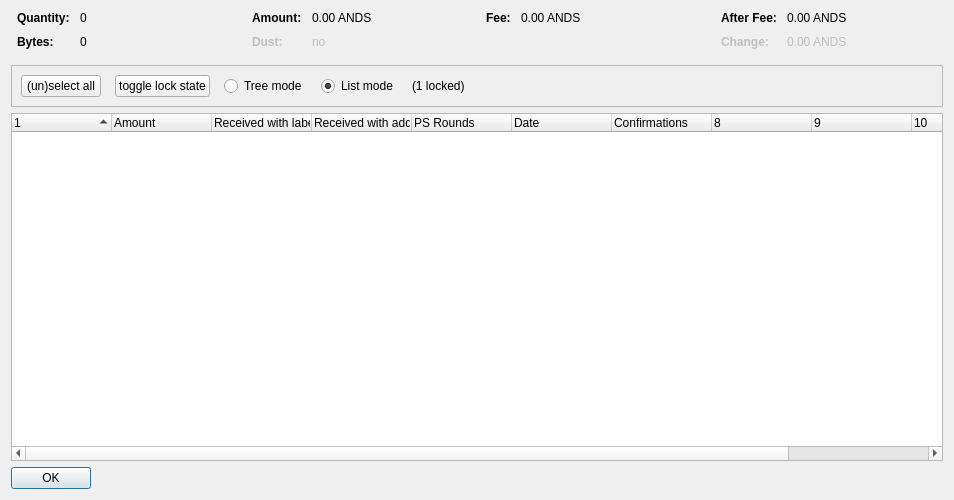
<?xml version="1.0" encoding="UTF-8"?>
<ui version="4.0">
 <class>CoinControlDialog</class>
 <widget class="QDialog" name="CoinControlDialog">
  <property name="geometry">
   <rect>
    <x>0</x>
    <y>0</y>
    <width>954</width>
    <height>500</height>
   </rect>
  </property>
  <property name="windowTitle">
   <string>Coin Selection</string>
  </property>
  <layout class="QVBoxLayout" name="verticalLayout">
   <item>
    <layout class="QHBoxLayout" name="horizontalLayoutTop" stretch="0,0,0,0">
     <property name="topMargin">
      <number>0</number>
     </property>
     <property name="bottomMargin">
      <number>10</number>
     </property>
     <item>
      <layout class="QFormLayout" name="formLayoutCoinControl1">
       <property name="horizontalSpacing">
        <number>10</number>
       </property>
       <property name="verticalSpacing">
        <number>10</number>
       </property>
       <property name="leftMargin">
        <number>6</number>
       </property>
       <property name="rightMargin">
        <number>6</number>
       </property>
       <item row="0" column="0">
        <widget class="QLabel" name="labelCoinControlQuantityText">
         <property name="font">
          <font>
           <weight>75</weight>
           <bold>true</bold>
          </font>
         </property>
         <property name="text">
          <string>Quantity:</string>
         </property>
        </widget>
       </item>
       <item row="0" column="1">
        <widget class="QLabel" name="labelCoinControlQuantity">
         <property name="cursor">
          <cursorShape>IBeamCursor</cursorShape>
         </property>
         <property name="contextMenuPolicy">
          <enum>Qt::ActionsContextMenu</enum>
         </property>
         <property name="text">
          <string notr="true">0</string>
         </property>
         <property name="textInteractionFlags">
          <set>Qt::LinksAccessibleByMouse|Qt::TextSelectableByKeyboard|Qt::TextSelectableByMouse</set>
         </property>
        </widget>
       </item>
       <item row="1" column="0">
        <widget class="QLabel" name="labelCoinControlBytesText">
         <property name="font">
          <font>
           <weight>75</weight>
           <bold>true</bold>
          </font>
         </property>
         <property name="text">
          <string>Bytes:</string>
         </property>
        </widget>
       </item>
       <item row="1" column="1">
        <widget class="QLabel" name="labelCoinControlBytes">
         <property name="cursor">
          <cursorShape>IBeamCursor</cursorShape>
         </property>
         <property name="contextMenuPolicy">
          <enum>Qt::ActionsContextMenu</enum>
         </property>
         <property name="text">
          <string notr="true">0</string>
         </property>
         <property name="textInteractionFlags">
          <set>Qt::LinksAccessibleByMouse|Qt::TextSelectableByKeyboard|Qt::TextSelectableByMouse</set>
         </property>
        </widget>
       </item>
      </layout>
     </item>
     <item>
      <layout class="QFormLayout" name="formLayoutCoinControl2">
       <property name="horizontalSpacing">
        <number>10</number>
       </property>
       <property name="verticalSpacing">
        <number>10</number>
       </property>
       <property name="leftMargin">
        <number>6</number>
       </property>
       <property name="rightMargin">
        <number>6</number>
       </property>
       <item row="0" column="0">
        <widget class="QLabel" name="labelCoinControlAmountText">
         <property name="font">
          <font>
           <weight>75</weight>
           <bold>true</bold>
          </font>
         </property>
         <property name="text">
          <string>Amount:</string>
         </property>
        </widget>
       </item>
       <item row="0" column="1">
        <widget class="QLabel" name="labelCoinControlAmount">
         <property name="cursor">
          <cursorShape>IBeamCursor</cursorShape>
         </property>
         <property name="contextMenuPolicy">
          <enum>Qt::ActionsContextMenu</enum>
         </property>
         <property name="text">
          <string notr="true">0.00 ANDS</string>
         </property>
         <property name="textInteractionFlags">
          <set>Qt::LinksAccessibleByMouse|Qt::TextSelectableByKeyboard|Qt::TextSelectableByMouse</set>
         </property>
        </widget>
       </item>
       <item row="1" column="0">
        <widget class="QLabel" name="labelCoinControlLowOutputText">
         <property name="enabled">
          <bool>false</bool>
         </property>
         <property name="font">
          <font>
           <weight>75</weight>
           <bold>true</bold>
          </font>
         </property>
         <property name="text">
          <string>Dust:</string>
         </property>
        </widget>
       </item>
       <item row="1" column="1">
        <widget class="QLabel" name="labelCoinControlLowOutput">
         <property name="enabled">
          <bool>false</bool>
         </property>
         <property name="cursor">
          <cursorShape>IBeamCursor</cursorShape>
         </property>
         <property name="contextMenuPolicy">
          <enum>Qt::ActionsContextMenu</enum>
         </property>
         <property name="text">
          <string notr="true">no</string>
         </property>
         <property name="textInteractionFlags">
          <set>Qt::LinksAccessibleByMouse|Qt::TextSelectableByKeyboard|Qt::TextSelectableByMouse</set>
         </property>
        </widget>
       </item>
      </layout>
     </item>
     <item>
      <layout class="QFormLayout" name="formLayoutCoinControl3">
       <property name="horizontalSpacing">
        <number>10</number>
       </property>
       <property name="verticalSpacing">
        <number>10</number>
       </property>
       <property name="leftMargin">
        <number>6</number>
       </property>
       <property name="rightMargin">
        <number>6</number>
       </property>
       <item row="0" column="0">
        <widget class="QLabel" name="labelCoinControlFeeText">
         <property name="font">
          <font>
           <weight>75</weight>
           <bold>true</bold>
          </font>
         </property>
         <property name="text">
          <string>Fee:</string>
         </property>
        </widget>
       </item>
       <item row="0" column="1">
        <widget class="QLabel" name="labelCoinControlFee">
         <property name="cursor">
          <cursorShape>IBeamCursor</cursorShape>
         </property>
         <property name="contextMenuPolicy">
          <enum>Qt::ActionsContextMenu</enum>
         </property>
         <property name="text">
          <string notr="true">0.00 ANDS</string>
         </property>
         <property name="textInteractionFlags">
          <set>Qt::LinksAccessibleByMouse|Qt::TextSelectableByKeyboard|Qt::TextSelectableByMouse</set>
         </property>
        </widget>
       </item>
      </layout>
     </item>
     <item>
      <layout class="QFormLayout" name="formLayoutCoinControl4">
       <property name="horizontalSpacing">
        <number>10</number>
       </property>
       <property name="verticalSpacing">
        <number>10</number>
       </property>
       <property name="leftMargin">
        <number>6</number>
       </property>
       <property name="rightMargin">
        <number>6</number>
       </property>
       <item row="0" column="0">
        <widget class="QLabel" name="labelCoinControlAfterFeeText">
         <property name="font">
          <font>
           <weight>75</weight>
           <bold>true</bold>
          </font>
         </property>
         <property name="text">
          <string>After Fee:</string>
         </property>
        </widget>
       </item>
       <item row="0" column="1">
        <widget class="QLabel" name="labelCoinControlAfterFee">
         <property name="cursor">
          <cursorShape>IBeamCursor</cursorShape>
         </property>
         <property name="contextMenuPolicy">
          <enum>Qt::ActionsContextMenu</enum>
         </property>
         <property name="text">
          <string notr="true">0.00 ANDS</string>
         </property>
         <property name="textInteractionFlags">
          <set>Qt::LinksAccessibleByMouse|Qt::TextSelectableByKeyboard|Qt::TextSelectableByMouse</set>
         </property>
        </widget>
       </item>
       <item row="1" column="0">
        <widget class="QLabel" name="labelCoinControlChangeText">
         <property name="enabled">
          <bool>false</bool>
         </property>
         <property name="font">
          <font>
           <weight>75</weight>
           <bold>true</bold>
          </font>
         </property>
         <property name="text">
          <string>Change:</string>
         </property>
        </widget>
       </item>
       <item row="1" column="1">
        <widget class="QLabel" name="labelCoinControlChange">
         <property name="enabled">
          <bool>false</bool>
         </property>
         <property name="cursor">
          <cursorShape>IBeamCursor</cursorShape>
         </property>
         <property name="contextMenuPolicy">
          <enum>Qt::ActionsContextMenu</enum>
         </property>
         <property name="text">
          <string notr="true">0.00 ANDS</string>
         </property>
         <property name="textInteractionFlags">
          <set>Qt::LinksAccessibleByMouse|Qt::TextSelectableByKeyboard|Qt::TextSelectableByMouse</set>
         </property>
        </widget>
       </item>
      </layout>
     </item>
    </layout>
   </item>
   <item>
    <widget class="QFrame" name="frame">
     <property name="minimumSize">
      <size>
       <width>0</width>
       <height>40</height>
      </size>
     </property>
     <property name="frameShape">
      <enum>QFrame::StyledPanel</enum>
     </property>
     <property name="frameShadow">
      <enum>QFrame::Sunken</enum>
     </property>
     <layout class="QHBoxLayout" name="horizontalLayout">
      <item>
       <layout class="QHBoxLayout" name="horizontalLayoutPanel" stretch="0,0,0,0,0,0">
        <property name="spacing">
         <number>14</number>
        </property>
        <item>
         <widget class="QPushButton" name="pushButtonSelectAll">
          <property name="sizePolicy">
           <sizepolicy hsizetype="Maximum" vsizetype="Fixed">
            <horstretch>0</horstretch>
            <verstretch>0</verstretch>
           </sizepolicy>
          </property>
          <property name="text">
           <string>(un)select all</string>
          </property>
          <property name="autoDefault">
           <bool>false</bool>
          </property>
         </widget>
        </item>
        <item>
         <widget class="QPushButton" name="pushButtonToggleLock">
          <property name="sizePolicy">
           <sizepolicy hsizetype="Maximum" vsizetype="Fixed">
            <horstretch>0</horstretch>
            <verstretch>0</verstretch>
           </sizepolicy>
          </property>
          <property name="text">
           <string>toggle lock state</string>
          </property>
          <property name="autoDefault">
           <bool>false</bool>
          </property>
         </widget>
        </item>
        <item>
         <widget class="QRadioButton" name="radioTreeMode">
          <property name="sizePolicy">
           <sizepolicy hsizetype="Maximum" vsizetype="Fixed">
            <horstretch>0</horstretch>
            <verstretch>0</verstretch>
           </sizepolicy>
          </property>
          <property name="text">
           <string>Tree mode</string>
          </property>
         </widget>
        </item>
        <item>
         <widget class="QRadioButton" name="radioListMode">
          <property name="sizePolicy">
           <sizepolicy hsizetype="Maximum" vsizetype="Fixed">
            <horstretch>0</horstretch>
            <verstretch>0</verstretch>
           </sizepolicy>
          </property>
          <property name="text">
           <string>List mode</string>
          </property>
          <property name="checked">
           <bool>true</bool>
          </property>
         </widget>
        </item>
        <item>
         <widget class="QLabel" name="labelLocked">
          <property name="text">
           <string>(1 locked)</string>
          </property>
         </widget>
        </item>
        <item>
         <spacer name="horizontalSpacer">
          <property name="orientation">
           <enum>Qt::Horizontal</enum>
          </property>
          <property name="sizeHint" stdset="0">
           <size>
            <width>40</width>
            <height>20</height>
           </size>
          </property>
         </spacer>
        </item>
       </layout>
      </item>
     </layout>
    </widget>
   </item>
   <item>
    <widget class="CoinControlTreeWidget" name="treeWidget">
     <property name="contextMenuPolicy">
      <enum>Qt::CustomContextMenu</enum>
     </property>
     <property name="sortingEnabled">
      <bool>false</bool>
     </property>
     <property name="columnCount">
      <number>11</number>
     </property>
     <attribute name="headerShowSortIndicator" stdset="0">
      <bool>true</bool>
     </attribute>
     <attribute name="headerStretchLastSection">
      <bool>false</bool>
     </attribute>
     <column>
      <property name="text">
       <string/>
      </property>
     </column>
     <column>
      <property name="text">
       <string>Amount</string>
      </property>
     </column>
     <column>
      <property name="text">
       <string>Received with label</string>
      </property>
     </column>
     <column>
      <property name="text">
       <string>Received with address</string>
      </property>
     </column>
     <column>
      <property name="text">
       <string>PS Rounds</string>
      </property>
     </column>
     <column>
      <property name="text">
       <string>Date</string>
      </property>
     </column>
     <column>
      <property name="text">
       <string>Confirmations</string>
      </property>
      <property name="toolTip">
       <string>Confirmed</string>
      </property>
     </column>
     <column>
      <property name="text">
       <string/>
      </property>
     </column>
     <column>
      <property name="text">
       <string/>
      </property>
     </column>
     <column>
      <property name="text">
       <string/>
      </property>
     </column>
     <column>
      <property name="text">
       <string/>
      </property>
     </column>
    </widget>
   </item>
   <item>
    <widget class="QDialogButtonBox" name="buttonBox">
     <property name="sizePolicy">
      <sizepolicy hsizetype="Maximum" vsizetype="Fixed">
       <horstretch>0</horstretch>
       <verstretch>0</verstretch>
      </sizepolicy>
     </property>
     <property name="orientation">
      <enum>Qt::Horizontal</enum>
     </property>
     <property name="standardButtons">
      <set>QDialogButtonBox::Ok</set>
     </property>
    </widget>
   </item>
  </layout>
 </widget>
 <customwidgets>
  <customwidget>
   <class>CoinControlTreeWidget</class>
   <extends>QTreeWidget</extends>
   <header>coincontroltreewidget.h</header>
  </customwidget>
 </customwidgets>
 <resources/>
 <connections/>
</ui>
